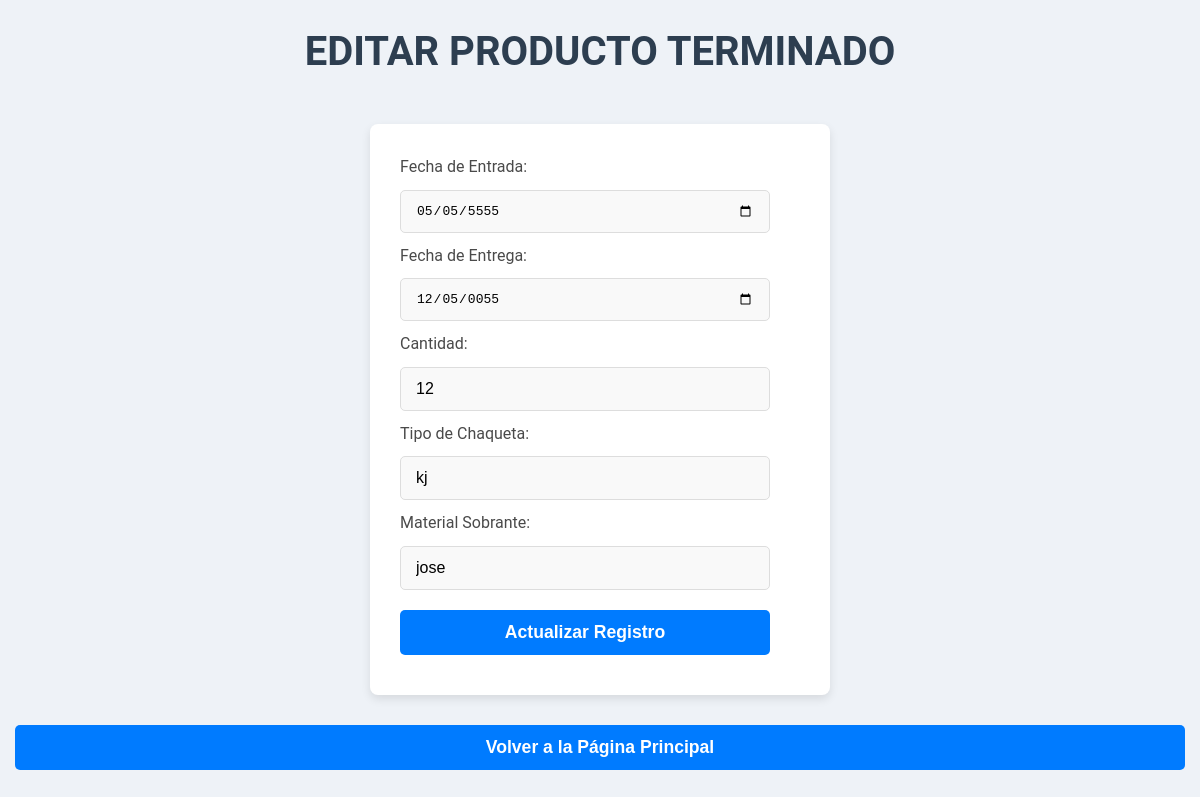
The page /proyecto/edit_producto_terminado.php?id=1 on the database its author committed.
### tables this page shows
CREATE TABLE `producto_terminado` (
  `Pro_Term_ID` int(11) NOT NULL,
  `Fecha_entrada` date DEFAULT NULL,
  `Fecha_Entrega` date DEFAULT NULL,
  `Cantidad` int(11) DEFAULT NULL,
  `Tipo_Chaqueta` varchar(50) DEFAULT NULL,
  `Material_Sobrante` varchar(50) DEFAULT NULL
);

### proyecto/edit_producto_terminado.php (the view, shortened to what this page needs)
<?php
$servername = "localhost";
$username = "root";
$password = "";
$dbname = "inventario";
$conn = new mysqli($servername, $username, $password, $dbname);
if (isset($_GET['id'])) {
    $Pro_Term_ID = $_GET['id'];
    $edit_sql = "SELECT * FROM Producto_Terminado WHERE Pro_Term_ID = $Pro_Term_ID";
    $edit_result = $conn->query($edit_sql);
    if ($edit_result->num_rows > 0) {
        $edit_row = $edit_result->fetch_assoc();
    } else {
        echo "Registro no encontrado.";
        exit();
    }
}
?>
<!DOCTYPE html>
<html lang="es">
<head>
    <link rel="stylesheet" href="css/styles.css">
</head>
<body>
<?php if (isset($edit_row)): ?>
    <h1>Editar Producto Terminado</h1>
    <form action="edit_producto_terminado.php" method="POST">
        <label>Fecha de Entrada:</label>
        <input type="date" name="Fecha_entrada" value="<?php echo $edit_row['Fecha_entrada']; ?>" required><br>
        <label>Fecha de Entrega:</label>
        <input type="date" name="Fecha_Entrega" value="<?php echo $edit_row['Fecha_Entrega']; ?>" required><br>
        <label>Cantidad:</label>
        <input type="number" name="Cantidad" value="<?php echo $edit_row['Cantidad']; ?>" required><br>
        <label>Tipo de Chaqueta:</label>
        <input type="text" name="Tipo_Chaqueta" value="<?php echo $edit_row['Tipo_Chaqueta']; ?>" required><br>
        <label>Material Sobrante:</label>
        <input type="text" name="Material_Sobrante" value="<?php echo $edit_row['Material_Sobrante']; ?>" required><br>
        <button type="submit">Actualizar Registro</button>
    </form>
<?php endif; ?>
<button onclick="window.location.href='producto_terminado.php'">Volver a la Página Principal</button>
</body>
</html>

### proyecto/css/styles.css (style rules this page uses)
body { font-family: 'Roboto', Arial, sans-serif; margin: 0; padding: 0; text-align: center; background-color: #eef2f7; color: #4a4a4a; line-height: 1.6; }
h1 { color: #2d3e50; margin: 20px 0; font-size: 2.5em; font-weight: 700; text-transform: uppercase; }
form { margin: 20px auto; padding: 30px; background: #ffffff; border-radius: 8px; box-shadow: 0px 4px 10px rgba(0, 0, 0, 0.1); display: inline-block; width: 90%; max-width: 400px; text-align: left; }
input, button { margin: 10px 0; padding: 12px 15px; width: calc(100% - 30px); border-radius: 5px; border: 1px solid #ddd; font-size: 1em; box-sizing: border-box; }
input { background: #f9f9f9; transition: all 0.3s ease; }
button { background: #007BFF; color: white; border: none; font-size: 1.1em; font-weight: bold; cursor: pointer; transition: all 0.3s ease; }
form { animation: fadeIn 1s ease-in-out; }

### rows shown on the page
producto_terminado: Fecha_entrada "05/05/5555", Fecha_Entrega "12/05/0055", Cantidad "12", Tipo_Chaqueta "kj", Material_Sobrante "jose"
